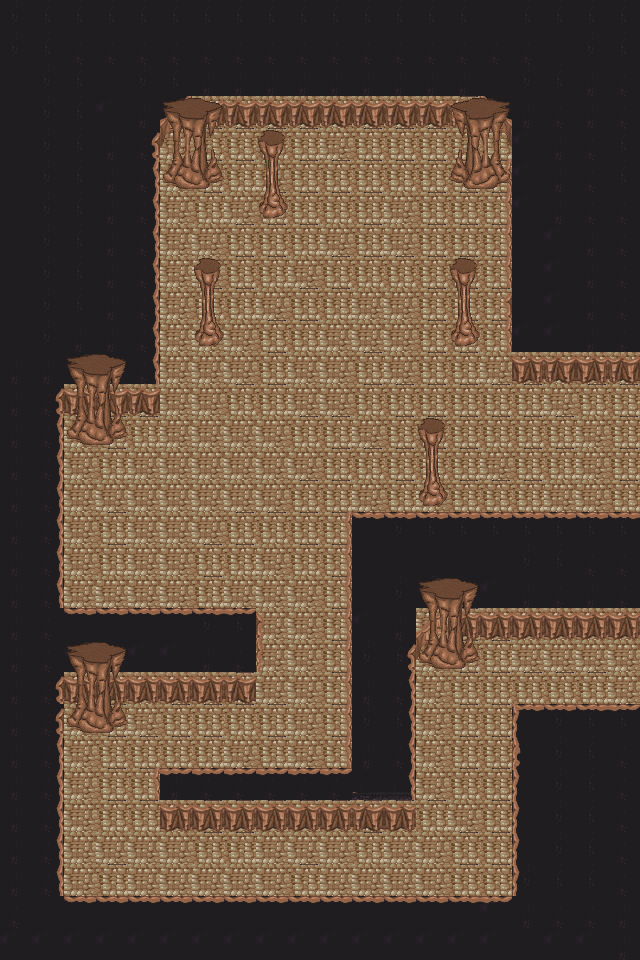

The image is a tile-based game level rendered from a .tmx file. Its description and source (layers, tilesets, objects; grid data summarised) follow:
An orthogonal 20x30 tile map with 32x32 px tiles, 3 tile layers (Background, Walls, Objects), 2 tilesets.

<map version="1.0" orientation="orthogonal" renderorder="right-down" width="20" height="30" tilewidth="32" tileheight="32" nextobjectid="1">
 <tileset firstgid="1" name="lvl1(1)" tilewidth="32" tileheight="32" tilecount="54" columns="6">
  <image source="lvl1(1).png" width="216" height="288" />
 </tileset>
 <tileset firstgid="55" name="BrownCave" tilewidth="32" tileheight="32" tilecount="64" columns="8">
  <image source="BrownCave.png" width="256" height="256" />
 </tileset>
 <layer name="Background" width="20" height="30">
  <data>[600 cells, 600 non-empty, 10 distinct tile ids]</data>
 </layer>
 <layer name="Walls" width="20" height="30">
  <data>[600 cells, 137 non-empty, 15 distinct tile ids]</data>
 </layer>
 <layer name="Objects" width="20" height="30">
  <data>[600 cells, 53 non-empty, 19 distinct tile ids]</data>
 </layer>
</map>
